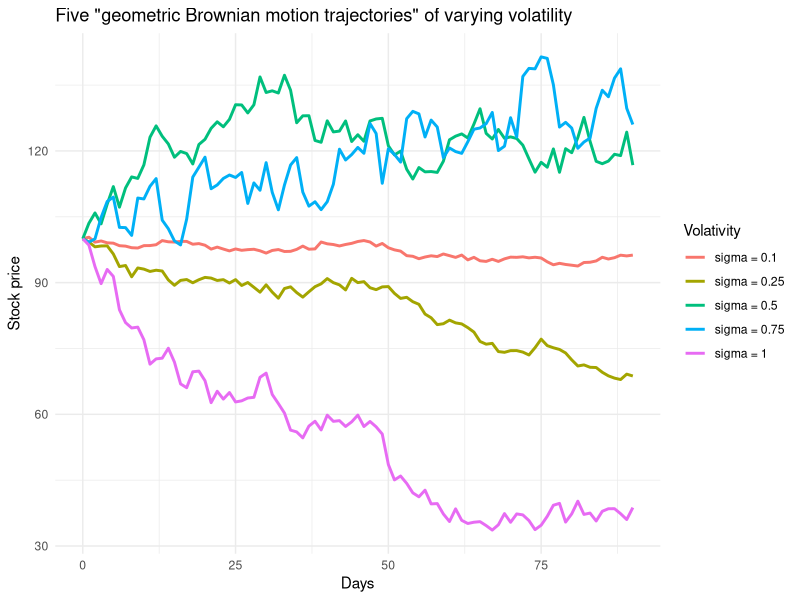
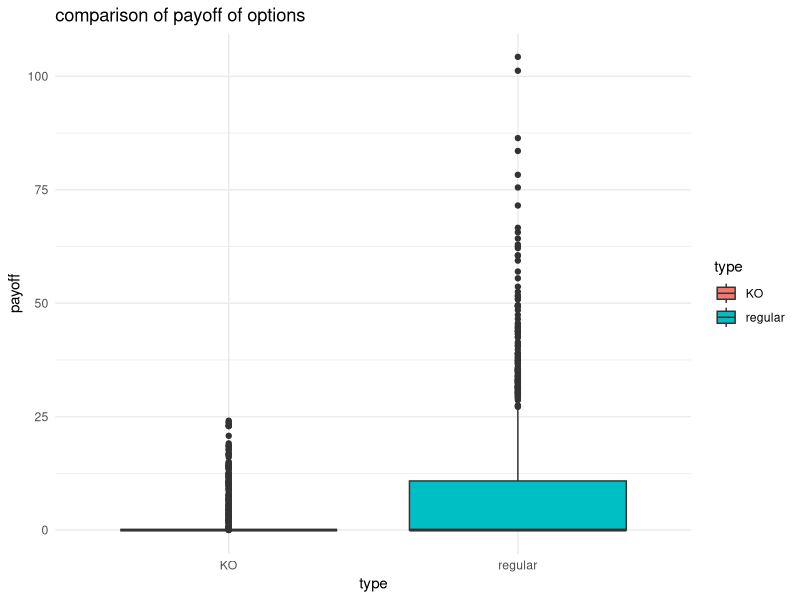

Recreate these plots in R, in order.
## ---- chunk 1
knitr::opts_chunk$set(echo = TRUE)
knitr::opts_chunk$set(cache = TRUE)
knitr::opts_chunk$set(fig.align = 'center')
library(tidyverse)
library(gridExtra)
theme_set(theme_minimal())
library(MASS) #Has a conflict with dplyr regarding select.
library(reshape2)
library(caret) #Used for Machine Learning
#library(plot.matrix) 
library(Matrix)
library(expm)
#library(plotly) #for 3D plotting
#library(reticulate) #Used for saving plotly images
#library(nloptr) #optimisation
#library(lpSolve) #linear programming
library(microbenchmark)
library(scales) #used for log trans of ggplot
#library(stats4) #mle and stuff
set.seed(314)

varnametotext <- function(v){
   deparse(substitute(v))
}
Stdresplot <- function(model, main = paste("(Estimate, Std. Res.)-plot of", deparse(substitute(model))), ylab ="Standardized residuals", ...) {
 fit <- fitted(model)
 rst <- rstandard(model)
 qplot(fit, rst, main = main, ylab = ylab, ylim = c(-max(3.2,max(abs(rst))), max(3.2,max(abs(rst)))) )+geom_hline(yintercept = 0) #Largest symmetric interval (around 0) of (-3.2,3.2) or (-largest absolute rst, largest absolute rst)
}
QQplotdraw <- function(model, main = paste("Normal QQ-plot of", deparse(substitute(model))), xlab = "Theoretical Quantiles", ylab ="Sample Quantiles", ...) {
   rst <- rstandard(model)
   #dataname <- getCall(lm_LT)$data
   ggplot(data = eval(getCall(model)$data), main = main, xlab = xlab, ylab = ylab) + geom_qq() + geom_qq_line() + aes(sample = rst)
} #main, xlab, ylab call do not work for some reason
StdresQQPlot <- function(model,...) {
   p1 <- Stdresplot(model,...)
   p2 <- QQplotdraw(model,...)
   #library(gridExtra)
   grid.arrange(p1,p2, ncol = 2)
}
## ---- chunk 2
N <- 10^5
U <- runif(N, 0, 3)
X <- runif(N, -27, 27)
blockArea <- (3-0)*(27-(-27))
f <- function(u) {
   return(u^3*sin((u+3.4)/(2)))
}
fU <- f(U) #The estimated graph

#The positive resp. negative points of X that lie between the graph and the abscissas.
Xp <- X<=fU & X >= 0
Xn <- X>=fU & X<0

#The estimated area, and the integration using R as a comparison.
mean(Xp-Xn)*blockArea
integrate(f, 0, 3)[[1]]
## ---- chunk 3
N <- 10^5
U <- runif(N, 0, 3)
f <- function(u) {
   return(u^3*sin((u+3.4)/(2)))
}

fU <- f(U) #The estimated graph
mean(fU)*3 #The estimated area under the curve
integrate(f, 0, 3)[[1]]
## ---- chunk 4
GBMSim1D <- function(Tf, dt, d, S0, mu, sigma) {
   #Simulates d 1D approximations to 1D geometric Brownian motions,
   #based on dynamics of the process that are governed by
   #dS_t = mu*S_t*dt + sigma*S_t*dW_t, for W_t being a Wiener process, 
   #from 0 until Tf.
   N <- Tf/dt
   
   #Initialisation
   Wd <- matrix(rep(0,(N+1)*d), nrow = N+1, ncol = d)

   #Calculate the pertubations
   for (j in 1:d) { #The column mechanic could also be achieved with apply.
      noisej <- rnorm(N, mean = 0, sd = sqrt(Tf/N)) 
      for (i in 1:N) {
         #Iterative simulation of BM by use of defining properties.
         Wd[i+1, j] <- Wd[i, j] + noisej[i]  
      }
   }
   
   S <- matrix(rep(S0,(N+1)*d), nrow = N+1, ncol = d) # Initialise S
   for (i in 1:N) {
      #Calculate S
      S[i+1, ] <- S[i,] + S[i, ]*(mu*dt+sigma*(Wd[i+1, ]-Wd[i,]))
   }
   return(S)
}
## ---- chunk 5
Tf <- 90
S0 <- 100 # Starting stock price
mu <- 0.05 # Stock drift rate per year
dt <- 1/365
sigma <- c(0.1, 0.25, 0.5, 0.75, 1) # volatility
strike <- 105 # strike price of call option
knock_out <- 130

sim1 <- data.frame(S = GBMSim1D(Tf = Tf, dt = dt, d = 1, S0 = S0, mu = mu, sigma = sigma[1])[1:91])
sim2 <- data.frame(S = GBMSim1D(Tf = Tf, dt = dt, d = 1, S0 = S0, mu = mu, sigma = sigma[2])[1:91])
sim3 <- data.frame(S = GBMSim1D(Tf = Tf, dt = dt, d = 1, S0 = S0, mu = mu, sigma = sigma[3])[1:91])
sim4 <- data.frame(S = GBMSim1D(Tf = Tf, dt = dt, d = 1, S0 = S0, mu = mu, sigma = sigma[4])[1:91])
sim5 <- data.frame(S = GBMSim1D(Tf = Tf, dt = dt, d = 1, S0 = S0, mu = mu, sigma = sigma[5])[1:91])

df <- bind_cols(S = bind_rows(sim1, sim2, sim3, sim4, sim5), t = rep(0:90, 5), simulation = c(rep("sigma0.1", 91), rep("sigma0.25", 91), rep("sigma0.5", 91), rep("sigma0.75", 91), rep("sigma1", 91)))

df %>% ggplot(mapping = aes(x = t, y = S, colour = simulation)) + geom_line(size = 1) + labs(title = "Five \"geometric Brownian motion trajectories\" of varying volatility", x = "Days", y = "Stock price") + scale_colour_discrete(name = "Volativity", labels = c("sigma = 0.1", "sigma = 0.25", "sigma = 0.5", "sigma = 0.75", "sigma = 1"))
## ---- chunk 6
KOcheck <- function(v, knock_out) {
   #Returns 1 if there has been a knockout, 0 if there has not been a knock out.
   if(sum(v>=knock_out)>0) {
      return(1)
   } else {
      return(0)
   }
}

KOPayoff <- function(Tf, dt, d, S0, mu, sigma, strike, knock_out) { 
   #Calculates payout.
   S <- GBMSim1D(Tf, dt, d, S0, mu, sigma)[1:(Tf+1),]
   KOs <- apply(S, 2, KOcheck, knock_out = knock_out)
   payoff <- rep(NA, d)
   for (i in 1:d) {
      payoff[i] <- (1-KOs[i])*max(S[Tf+1,i]-strike, 0)
   }
   return(payoff)
}
## ---- chunk 7
payoff <- KOPayoff(Tf = Tf, dt = dt, d = 1000, S0 = S0, mu = mu, sigma = sigma[3], strike = 105, knock_out = 130)
mean(payoff)
## ---- chunk 8
ndays <- 90
S0 <- 100 # Starting stock price
mu <- 0.05 # Stock drift rate per year
dT <- 1/365
sigma <- 0.5 # volatility
strike <- 105 # strike price of call option
# Draw some normal random numbers ~ N(0,1)
niters <- 1000 # Number of Monte carlo simulations to do

option.payoff.arr <- c()

stock.prices <- list()
S90 <- c()
for (j in 1:niters) {
   N <- rnorm(ndays)
   S <- S0
   S_arr <- c(S0)
   for(i in 1:ndays) {
      dS <- S*(mu*dT + sigma*sqrt(dT)*N[i])
      S <- S + dS
      S_arr <- c(S_arr, S)
   }

   S90 <- c(S90, S)
   stock.prices[[j]] <- S_arr

   # For a call option, if the stock price at expiry is
   # higher than strike price, then we profit
   # Otherwise, we don't exercise the option
   option.payoff = max(S-strike,0)
   option.payoff.arr <- c(option.payoff.arr, option.payoff)
}
mean(option.payoff.arr)
## ---- chunk 9
mean(option.payoff.arr) - mean(payoff)
## ---- chunk 10
d <- 1000
payoff_compare <- data.frame(payoff = bind_rows(data.frame(payoff = option.payoff.arr), data.frame(payoff = payoff)), type = c(rep("regular", d), rep("KO", d)))

payoff_compare %>% ggplot(aes(x = type, y = payoff, fill = type)) + geom_boxplot() + labs(title = "comparison of payoff of options")
